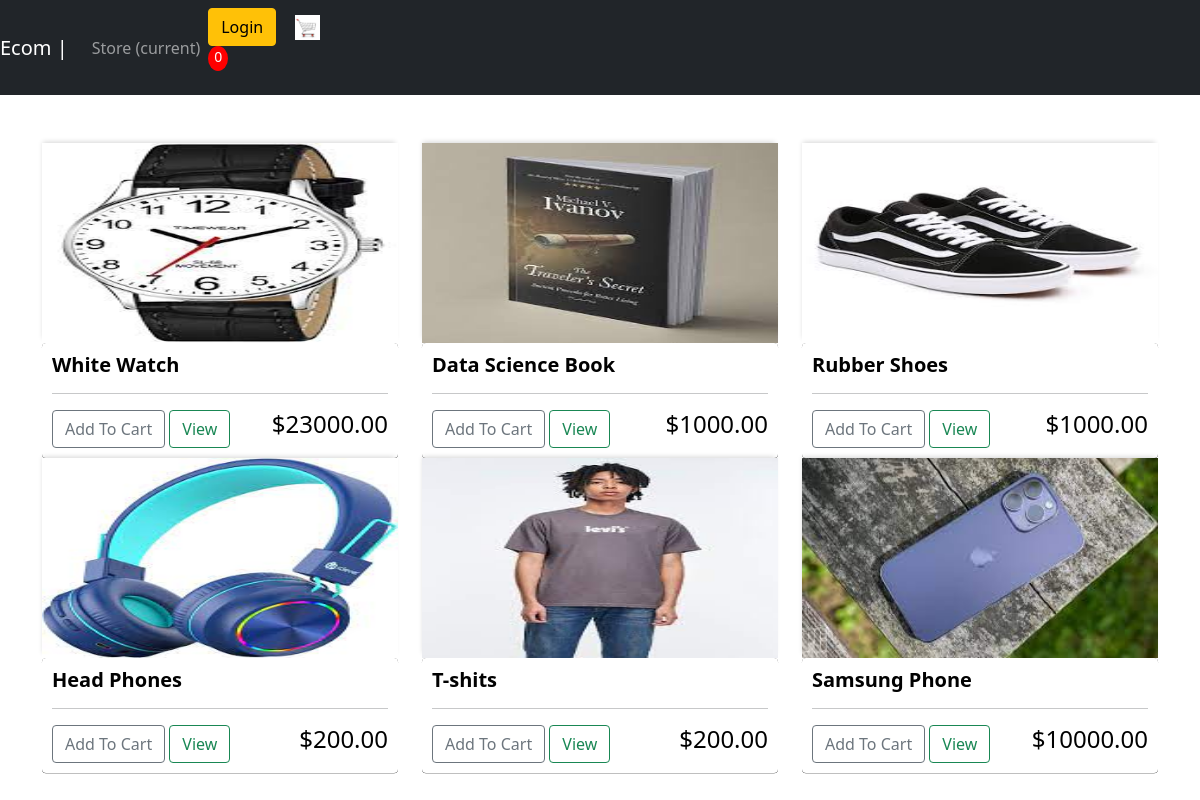
The page / on the database its author committed.
### Store/models.py (models this page shows, shortened)
class Product(models.Model):
    name = models.CharField(max_length=200)
    price = models.DecimalField(max_digits=7,decimal_places=2)
    digital = models.BooleanField(default=False, null=True, blank=False)
    image=models.ImageField(upload_to='images/',null=True,blank=True)
    image_thumbnail = ImageSpecField(source='image',
                                        processors=[ResizeToFill(100, 50)],
                                        format='JPEG',
                                        options={'quality': 60}
    )
    @property
    def imageURL(self):
        try:
            url = self.image.url
        except:
            url = ''
        return url

### Store/views.py (the view)
# urls.py: path('',Store,name='store'),
def Store(request):
    if request.user.is_authenticated:
        customer=request.user.customer
        order,created = Order.objects.get_or_create(customer=customer,complete=False)
        items=order.orderitem_set.all()
        cartItems=order.get_cart_items
    else:
        items=[]
        order={'get_cart_total':0,'get_cart_items':0, 'shipping':False }
        cartItems=order['get_cart_items']
    products = Product.objects.all()
    context = {
        'products':products,
        'cartItems':cartItems,
    }
    return render(request,'store.html',context)

### frontend/templates/store.html (shortened to what this page needs)
{%  extends 'main.html' %}
{%  load static %}
{% block content %}
<br>
    <br>
<div class="row">
        {% for product in products %}
        <div class="col-lg-4">
            <img class="thumbnail" src="{{product.imageURL}}" alt="">
            <div class="box-element product">
                <h5><strong>{{product.name}}</strong></h5>
                <hr>
                <button data-product={{product.id}}  data-action="add" class="btn btn-outline-secondary add-btn update-cart">Add To Cart</button>
                <a class="btn btn-outline-success" href="">View</a>
                <h4 style="display: inline-block;float:right ">${{product.price | floatformat:2 }}</h4>
            </div>
        </div>
            {% endfor %}
</div>
{%  endblock %}

### frontend/static/css/main.css (style rules this page uses)
body { background-color: hsl(0, 0%, 98%); }
.product { border-radius: 0 0 4px 4px; }
.thumbnail { width: 100%; height: 200px; -webkit-box-shadow: -1px -3px 5px -2px rgba(214,214,214,0); -moz-box-shadow:-1px -3px 5px -2px rgba(214,214,214,1); box-shadow: -1px -3px 5px -2px rgba(214,214,214,1); }
.box-element { box-shadow:hsl(0,.0%,.80%)0.0.16px; background-color: #fff; border-radius: 4px; padding: 10px; }
h1,h2,h3,h4,h5,h6 { color:hsl(0,.0%,.30%) }
.btn { border-radius: 0; }

### rows shown on the page
Product: imageURL (picture), name "White Watch", price "23000.00"
Product: imageURL (picture), name "Data Science Book", price "1000.00"
Product: imageURL (picture), name "Rubber Shoes", price "1000.00"
Product: imageURL (picture), name "Head Phones", price "200.00"
Product: imageURL (picture), name "T-shits", price "200.00"
Product: imageURL (picture), name "Samsung Phone", price "10000.00"

### other values the page prints
{{ cartItems }} "0"
